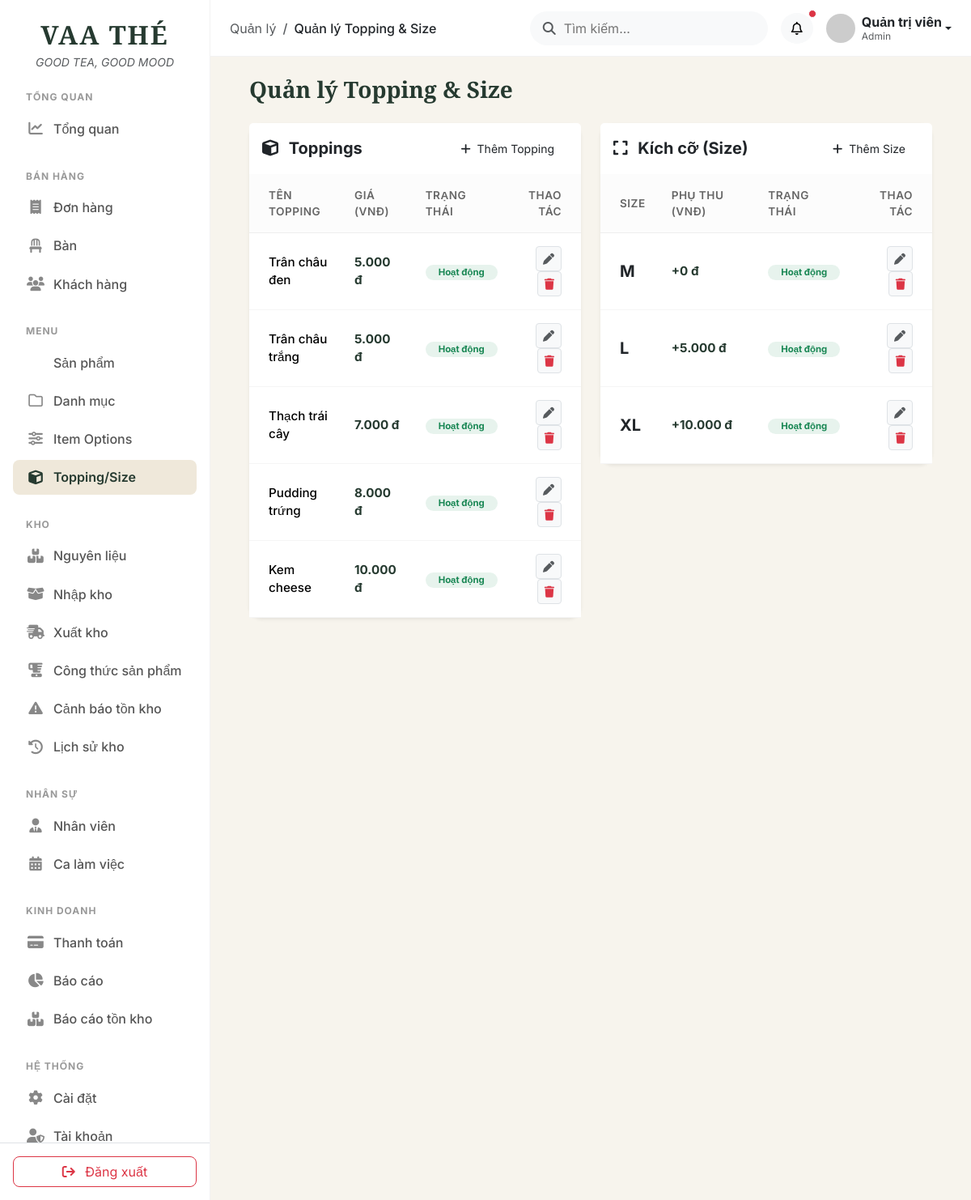
/public/admin.php?route=toppings (signed in), run on an earlier commit of the app's database.
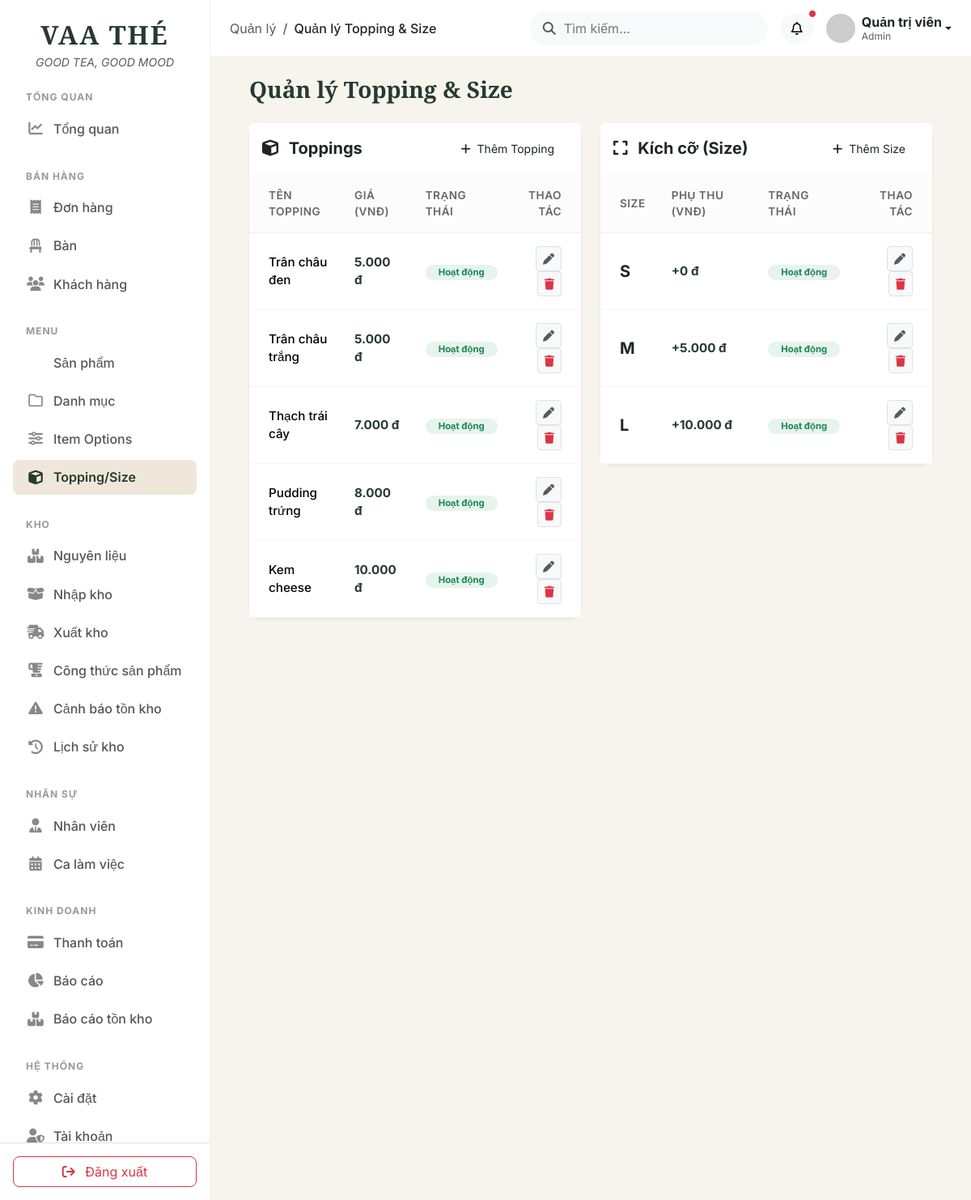
And on a later commit of the database.
### tables this page shows
CREATE TABLE `toppings` (
  `id` int(10) UNSIGNED NOT NULL,
  `name` varchar(100) NOT NULL,
  `price` decimal(12,2) NOT NULL DEFAULT 0.00,
  `status` tinyint(1) NOT NULL DEFAULT 1,
  `created_at` timestamp NOT NULL DEFAULT current_timestamp(),
  `updated_at` timestamp NOT NULL DEFAULT current_timestamp() ON UPDATE current_timestamp()
);

CREATE TABLE `sizes` (
  `id` int(10) UNSIGNED NOT NULL,
  `name` varchar(20) NOT NULL,
  `extra_price` decimal(12,2) NOT NULL DEFAULT 0.00,
  `status` tinyint(1) NOT NULL DEFAULT 1,
  `created_at` timestamp NOT NULL DEFAULT current_timestamp(),
  `updated_at` timestamp NOT NULL DEFAULT current_timestamp() ON UPDATE current_timestamp()
);

### app/controllers/Admin/ToppingSizeController.php (called while the page is built, shortened)
<?php
class ToppingSizeController {
    public function index() {
        require_once __DIR__ . '/../../models/Product.php';
        $productModel = new Product();
        $toppings = $productModel->getToppings(true);
        $sizes = $productModel->getSizes(true);
        require_once __DIR__ . '/../../views/admin/toppings/index.php';
        require_once __DIR__ . '/../../views/layouts/admin.php';
    }
}

### app/models/Product.php (called while the page is built, shortened)
<?php
require_once __DIR__ . '/../config/database.php';
class Product {
    private $conn;
    public function __construct() {
        global $conn;
        $this->conn = $conn;
    }
    public function getSizes($includeHidden = false) {
        $statusCondition = $includeHidden ? "" : "WHERE status = 1";
        $sql = "SELECT * FROM sizes $statusCondition ORDER BY extra_price ASC";
        $result = $this->conn->query($sql);
        return $result->fetch_all(MYSQLI_ASSOC);
    }
    public function getToppings($includeHidden = false) {
        $statusCondition = $includeHidden ? "" : "WHERE status = 1";
        $sql = "SELECT * FROM toppings $statusCondition";
        $result = $this->conn->query($sql);
        return $result->fetch_all(MYSQLI_ASSOC);
    }
}

### app/views/admin/toppings/index.php (the view, shortened to what the changed rows need)
<div class="container-fluid px-4">
    <div class="row g-4">
        <div class="col-md-6">
            <div class="card border-0 shadow-sm rounded-4">
                <div class="card-body p-0">
                    <div class="table-responsive">
                        <table class="table table-hover align-middle mb-0">
                            <thead class="table-light">
                                <tr>
                                    <th class="ps-4">Tên Topping</th>
                                    <th>Giá (VNĐ)</th>
                                    <th>Trạng thái</th>
                                    <th class="text-end pe-4">Thao tác</th>
                                </tr>
                            </thead>
                            <tbody>
                                <?php foreach ($toppings as $t): ?>
                                <tr>
                                    <td class="ps-4 fw-medium"><?= htmlspecialchars($t['name']) ?></td>
                                    <td class="text-forest fw-bold"><?= number_format($t['price'], 0, ',', '.') ?> đ</td>
                                    <td>
                                        <?php if ($t['status'] == 1): ?>
                                            <span class="badge bg-success bg-opacity-10 text-success rounded-pill px-3">Hoạt động</span>
                                        <?php else: ?>
                                            <span class="badge bg-secondary bg-opacity-10 text-secondary rounded-pill px-3">Ẩn</span>
                                        <?php endif; ?>
                                    </td>
                                    <td class="text-end pe-4">
                                        <button class="btn btn-sm btn-light border shadow-none" title="Sửa" data-bs-toggle="modal" data-bs-target="#toppingModal" onclick="openToppingModal('<?= $t['id'] ?>', '<?= htmlspecialchars($t['name'], ENT_QUOTES) ?>', '<?= $t['price'] ?>', <?= $t['status'] ? 'true' : 'false' ?>)"><i class="fa-solid fa-pen text-muted"></i></button>
                                        <a href="admin.php?route=toppings&action=deleteTopping&id=<?= $t['id'] ?>" class="btn btn-sm btn-light border shadow-none" title="Xóa" onclick="return confirm('Bạn có chắc chắn muốn xóa?')"><i class="fa-solid fa-trash text-danger"></i></a>
                                    </td>
                                </tr>
                                <?php endforeach; ?>
                            </tbody>
                        </table>
                    </div>
                </div>
            </div>
        </div>
        <div class="col-md-6">
            <div class="card border-0 shadow-sm rounded-4">
                <div class="card-body p-0">
                    <div class="table-responsive">
                        <table class="table table-hover align-middle mb-0">
                            <thead class="table-light">
                                <tr>
                                    <th class="ps-4">Size</th>
                                    <th>Phụ thu (VNĐ)</th>
                                    <th>Trạng thái</th>
                                    <th class="text-end pe-4">Thao tác</th>
                                </tr>
                            </thead>
                            <tbody>
                                <?php foreach ($sizes as $s): ?>
                                <tr>
                                    <td class="ps-4 fw-bold fs-5 text-dark"><?= htmlspecialchars($s['name']) ?></td>
                                    <td class="text-forest fw-bold">+<?= number_format($s['extra_price'], 0, ',', '.') ?> đ</td>
                                    <td>
                                        <?php if ($s['status'] == 1): ?>
                                            <span class="badge bg-success bg-opacity-10 text-success rounded-pill px-3">Hoạt động</span>
                                        <?php else: ?>
                                            <span class="badge bg-secondary bg-opacity-10 text-secondary rounded-pill px-3">Ẩn</span>
                                        <?php endif; ?>
                                    </td>
                                    <td class="text-end pe-4">
                                        <button class="btn btn-sm btn-light border shadow-none" title="Sửa" data-bs-toggle="modal" data-bs-target="#sizeModal" onclick="openSizeModal('<?= $s['id'] ?>', '<?= htmlspecialchars($s['name'], ENT_QUOTES) ?>', '<?= $s['extra_price'] ?>', <?= $s['status'] ? 'true' : 'false' ?>)"><i class="fa-solid fa-pen text-muted"></i></button>
                                        <a href="admin.php?route=toppings&action=deleteSize&id=<?= $s['id'] ?>" class="btn btn-sm btn-light border shadow-none" title="Xóa" onclick="return confirm('Bạn có chắc chắn muốn xóa?')"><i class="fa-solid fa-trash text-danger"></i></a>
                                    </td>
                                </tr>
                                <?php endforeach; ?>
                            </tbody>
                        </table>
                    </div>
                </div>
            </div>
        </div>
    </div>
</div>

What changed in the data, as far as the page shows it:
changed sizes (number 1 of 3 on the later page): name "XL" → "S"; extra_price "10.000" → "0"; moves up the list
changed sizes (number 2 of 3 on the later page): extra_price "0" → "5.000"
changed sizes (number 3 of 3 on the later page): extra_price "5.000" → "10.000"
